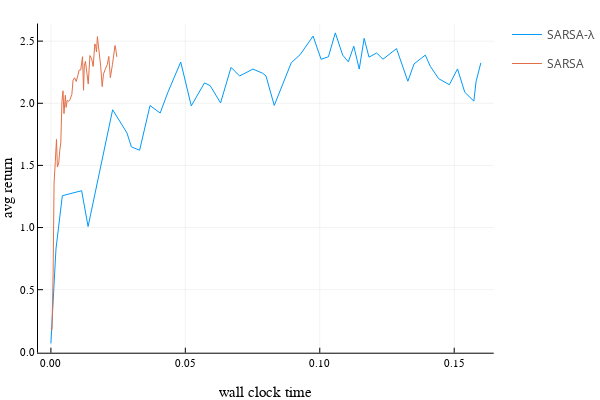

Notebook code cell kept with this figure:
### Markdown cell above
## By wall clock time

### Code cell
p = plot(xlabel="wall clock time", ylabel="avg return")
n = 20 
stop = 1000
for (name,eps) in episodes
    Q = Dict((s, a) => 0.0 for s in observations(env), a in actions(env))
    xs = [0.0]
    ys = [mean(evaluate(env, s->argmax(a->Q[(s, a)], actions(env))))]
    for i in n:n:min(stop, length(eps))
        newtime = sum(ep.time for ep in eps[i-n+1:i])
        push!(xs, last(xs) + newtime)
        Q = eps[i].Q
        push!(ys, mean(evaluate(env, s->argmax(a->Q[(s, a)], actions(env)))))
    end    
    plot!(p, xs, ys, label=name)
end
p

### Figure 1 — Plotly figure (JSON) as saved in the notebook; plotly's stock layout.template omitted (floating-point values rounded to 4 significant figures)
{"data": [{"colorbar": {"title": ""}, "legendgroup": "SARSA-λ", "line": {"color": "rgba(0, 154, 250, 1.000)", "dash": "solid", "shape": "linear", "width": 1}, "mode": "lines", "name": "SARSA-λ", "showlegend": true, "type": "scatter", "x": [0, 0.001879, 0.004251, 0.01143, 0.01383, 0.01706, 0.01999, 0.02296, 0.02829, 0.02994, 0.033, 0.03686, 0.04065, 0.04349, 0.04829, 0.05221, 0.05713, 0.05922, 0.06311, 0.067, 0.07017, 0.07516, 0.07875, 0.07999, 0.08307, 0.0894, 0.09266, 0.09752, 0.1005, 0.1032, 0.1058, 0.1085, 0.1106, 0.1127, 0.1147, 0.1165, 0.1183, 0.1211, 0.1235, 0.1285, 0.1328, 0.1351, 0.1392, 0.1411, 0.1442, 0.1482, 0.1512, 0.1539, 0.1573, 0.1581, 0.1599], "xaxis": "x", "y": [0.06778, 0.8272, 1.256, 1.296, 1.008, 1.336, 1.648, 1.948, 1.761, 1.649, 1.622, 1.982, 1.922, 2.087, 2.332, 1.979, 2.164, 2.142, 2.003, 2.289, 2.22, 2.275, 2.242, 2.22, 1.982, 2.327, 2.39, 2.541, 2.354, 2.374, 2.567, 2.388, 2.333, 2.459, 2.275, 2.522, 2.371, 2.404, 2.355, 2.44, 2.177, 2.317, 2.388, 2.298, 2.198, 2.149, 2.276, 2.088, 2.017, 2.174, 2.325], "yaxis": "y", "zmax": null, "zmin": null}, {"colorbar": {"title": ""}, "legendgroup": "SARSA", "line": {"color": "rgba(227, 111, 71, 1.000)", "dash": "solid", "shape": "linear", "width": 1}, "mode": "lines", "name": "SARSA", "showlegend": true, "type": "scatter", "x": [0, 0.0004098, 0.000824, 0.001181, 0.001641, 0.002073, 0.002419, 0.002916, 0.003286, 0.003674, 0.004107, 0.004499, 0.004867, 0.00537, 0.005663, 0.006066, 0.006605, 0.007065, 0.007788, 0.008248, 0.008828, 0.009411, 0.01, 0.01049, 0.01108, 0.01152, 0.01177, 0.01214, 0.01242, 0.01285, 0.01337, 0.01389, 0.01452, 0.01513, 0.01572, 0.01634, 0.01665, 0.01695, 0.01729, 0.01852, 0.01907, 0.01957, 0.0202, 0.02097, 0.02154, 0.02211, 0.02289, 0.02341, 0.02383, 0.02412, 0.02452], "xaxis": "x", "y": [0.1853, 0.1783, 0.6282, 1.357, 1.531, 1.71, 1.487, 1.521, 1.618, 1.68, 2.015, 2.1, 1.917, 2.065, 1.967, 2.023, 2.015, 2.028, 2.071, 2.186, 2.205, 2.175, 2.221, 2.267, 2.268, 2.333, 2.375, 2.105, 2.3, 2.338, 2.242, 2.155, 2.384, 2.359, 2.296, 2.478, 2.459, 2.413, 2.536, 2.297, 2.135, 2.235, 2.274, 2.311, 2.377, 2.206, 2.312, 2.414, 2.465, 2.436, 2.373], "yaxis": "y", "zmax": null, "zmin": null}], "layout": {"annotations": [], "height": 400, "legend_position": {"bgcolor": "rgba(255, 255, 255, 1.000)", "bordercolor": "rgba(0, 0, 0, 1.000)", "borderwidth": 1, "font": {"color": "rgba(0, 0, 0, 1.000)", "family": "sans-serif", "size": 11}, "title": {"font": {"color": "rgba(0, 0, 0, 1.000)", "family": "sans-serif", "size": 15}, "text": ""}, "tracegroupgap": 0, "traceorder": "normal", "x": 1, "xanchor": "auto", "y": 1, "yanchor": "auto"}, "margin": {"b": 20, "l": 0, "r": 0, "t": 20}, "paper_bgcolor": "rgba(255, 255, 255, 1.000)", "plot_bgcolor": "rgba(255, 255, 255, 1.000)", "showlegend": true, "width": 600, "xaxis": {"anchor": "y", "domain": [0.07647, 0.9934], "gridcolor": "rgba(0, 0, 0, 0.100)", "gridwidth": 0.5, "linecolor": "rgba(0, 0, 0, 1.000)", "mirror": false, "range": [-0.004797, 0.1647], "showgrid": true, "showline": true, "showticklabels": true, "tickangle": 0, "tickcolor": "rgb(0, 0, 0)", "tickfont": {"color": "rgba(0, 0, 0, 1.000)", "family": "sans-serif", "size": 11}, "tickmode": "array", "ticks": "inside", "ticktext": ["0.00", "0.05", "0.10", "0.15"], "tickvals": [0, 0.05, 0.1, 0.15], "title": "wall clock time", "titlefont": {"color": "rgba(0, 0, 0, 1.000)", "family": "sans-serif", "size": 15}, "type": "-", "visible": true, "zeroline": false, "zerolinecolor": "rgba(0, 0, 0, 1.000)"}, "yaxis": {"anchor": "x", "domain": [0.07581, 0.9902], "gridcolor": "rgba(0, 0, 0, 0.100)", "gridwidth": 0.5, "linecolor": "rgba(0, 0, 0, 1.000)", "mirror": false, "range": [-0.007188, 2.642], "showgrid": true, "showline": true, "showticklabels": true, "tickangle": 0, "tickcolor": "rgb(0, 0, 0)", "tickfont": {"color": "rgba(0, 0, 0, 1.000)", "family": "sans-serif", "size": 11}, "tickmode": "array", "ticks": "inside", "ticktext": ["0.0", "0.5", "1.0", "1.5", "2.0", "2.5"], "tickvals": [0, 0.5, 1, 1.5, 2, 2.5], "title": "avg return", "titlefont": {"color": "rgba(0, 0, 0, 1.000)", "family": "sans-serif", "size": 15}, "type": "-", "visible": true, "zeroline": false, "zerolinecolor": "rgba(0, 0, 0, 1.000)"}}}
